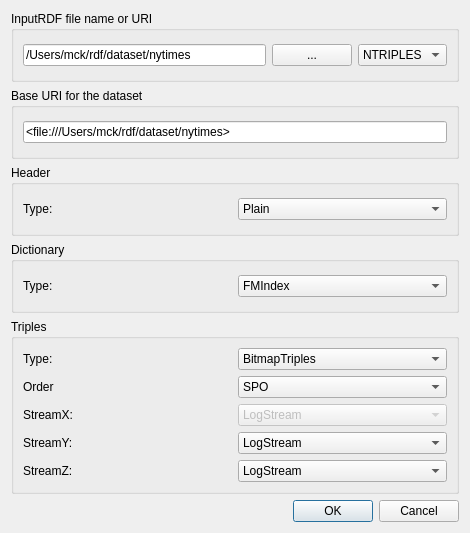
<?xml version="1.0" encoding="UTF-8"?>
<ui version="4.0">
 <class>HDTSpecForm</class>
 <widget class="QDialog" name="HDTSpecForm">
  <property name="windowModality">
   <enum>Qt::WindowModal</enum>
  </property>
  <property name="enabled">
   <bool>true</bool>
  </property>
  <property name="geometry">
   <rect>
    <x>0</x>
    <y>0</y>
    <width>470</width>
    <height>533</height>
   </rect>
  </property>
  <property name="windowTitle">
   <string>Import RDF File to HDT</string>
  </property>
  <layout class="QVBoxLayout" name="verticalLayout_2">
   <item>
    <layout class="QVBoxLayout" name="verticalLayout">
     <item>
      <widget class="QGroupBox" name="groupBox">
       <property name="title">
        <string>InputRDF file name or URI</string>
       </property>
       <layout class="QHBoxLayout" name="horizontalLayout">
        <item>
         <widget class="QLineEdit" name="rdfInputFile">
          <property name="text">
           <string>/Users/mck/rdf/dataset/nytimes</string>
          </property>
         </widget>
        </item>
        <item>
         <widget class="QPushButton" name="inputFileButton">
          <property name="text">
           <string>...</string>
          </property>
         </widget>
        </item>
        <item>
         <widget class="QComboBox" name="rdfInputCombo">
          <item>
           <property name="text">
            <string>NTRIPLES</string>
           </property>
          </item>
          <item>
           <property name="text">
            <string>N3</string>
           </property>
          </item>
          <item>
           <property name="text">
            <string>TURTLE</string>
           </property>
          </item>
          <item>
           <property name="text">
            <string>RDF-XML</string>
           </property>
          </item>
         </widget>
        </item>
       </layout>
      </widget>
     </item>
     <item>
      <widget class="QGroupBox" name="baseUriGroup">
       <property name="title">
        <string>Base URI for the dataset</string>
       </property>
       <layout class="QHBoxLayout" name="horizontalLayout_2">
        <item>
         <widget class="QLineEdit" name="baseUriText">
          <property name="text">
           <string>&lt;file:///Users/mck/rdf/dataset/nytimes&gt;</string>
          </property>
         </widget>
        </item>
       </layout>
      </widget>
     </item>
     <item>
      <widget class="QGroupBox" name="headerBox">
       <property name="title">
        <string>Header</string>
       </property>
       <layout class="QGridLayout" name="gridLayout_3">
        <item row="1" column="1">
         <widget class="QComboBox" name="headerTypeCombo">
          <item>
           <property name="text">
            <string>Plain</string>
           </property>
          </item>
         </widget>
        </item>
        <item row="1" column="0">
         <widget class="QLabel" name="headerTypeLabel">
          <property name="text">
           <string>Type:</string>
          </property>
         </widget>
        </item>
       </layout>
      </widget>
     </item>
     <item>
      <widget class="QGroupBox" name="dictionaryBox">
       <property name="title">
        <string>Dictionary</string>
       </property>
       <layout class="QGridLayout" name="gridLayout_2">
        <item row="0" column="0">
         <widget class="QLabel" name="labelDictionaryType">
          <property name="sizePolicy">
           <sizepolicy hsizetype="Expanding" vsizetype="Preferred">
            <horstretch>0</horstretch>
            <verstretch>0</verstretch>
           </sizepolicy>
          </property>
          <property name="text">
           <string>Type:</string>
          </property>
         </widget>
        </item>
        <item row="0" column="1">
         <widget class="QComboBox" name="dictionaryTypeCombo">
          <property name="sizePolicy">
           <sizepolicy hsizetype="Expanding" vsizetype="Fixed">
            <horstretch>0</horstretch>
            <verstretch>0</verstretch>
           </sizepolicy>
          </property>
          <item>
           <property name="text">
            <string>FMIndex</string>
           </property>
          </item>
          <item>
           <property name="text">
            <string>Plain Front Coding</string>
           </property>
          </item>
          <item>
           <property name="text">
            <string>Plain</string>
           </property>
          </item>
         </widget>
        </item>
       </layout>
      </widget>
     </item>
     <item>
      <widget class="QGroupBox" name="triplesBox">
       <property name="title">
        <string>Triples</string>
       </property>
       <layout class="QGridLayout" name="gridLayout">
        <item row="0" column="0">
         <widget class="QLabel" name="triplesTypeLabel">
          <property name="text">
           <string>Type:</string>
          </property>
         </widget>
        </item>
        <item row="0" column="1">
         <widget class="QComboBox" name="triplesTypeCombo">
          <item>
           <property name="text">
            <string>BitmapTriples</string>
           </property>
          </item>
          <item>
           <property name="text">
            <string>TriplesList</string>
           </property>
          </item>
          <item>
           <property name="text">
            <string>PlainTriples</string>
           </property>
          </item>
          <item>
           <property name="text">
            <string>CompactTriples</string>
           </property>
          </item>
         </widget>
        </item>
        <item row="1" column="1">
         <widget class="QComboBox" name="triplesOrderCombo">
          <item>
           <property name="text">
            <string>SPO</string>
           </property>
          </item>
          <item>
           <property name="text">
            <string>SOP</string>
           </property>
          </item>
          <item>
           <property name="text">
            <string>PSO</string>
           </property>
          </item>
          <item>
           <property name="text">
            <string>POS</string>
           </property>
          </item>
          <item>
           <property name="text">
            <string>OSP</string>
           </property>
          </item>
          <item>
           <property name="text">
            <string>OPS</string>
           </property>
          </item>
         </widget>
        </item>
        <item row="1" column="0">
         <widget class="QLabel" name="triplesOrderLabel">
          <property name="text">
           <string>Order</string>
          </property>
         </widget>
        </item>
        <item row="2" column="1">
         <widget class="QComboBox" name="streamXcombo">
          <property name="enabled">
           <bool>false</bool>
          </property>
          <item>
           <property name="text">
            <string>LogStream</string>
           </property>
          </item>
          <item>
           <property name="text">
            <string>IntegerStream</string>
           </property>
          </item>
          <item>
           <property name="text">
            <string>HuffmanStream</string>
           </property>
          </item>
         </widget>
        </item>
        <item row="3" column="1">
         <widget class="QComboBox" name="streamYcombo">
          <item>
           <property name="text">
            <string>LogStream</string>
           </property>
          </item>
          <item>
           <property name="text">
            <string>IntegerStream</string>
           </property>
          </item>
          <item>
           <property name="text">
            <string>HuffmanStream</string>
           </property>
          </item>
         </widget>
        </item>
        <item row="4" column="1">
         <widget class="QComboBox" name="streamZcombo">
          <item>
           <property name="text">
            <string>LogStream</string>
           </property>
          </item>
          <item>
           <property name="text">
            <string>IntegerStream</string>
           </property>
          </item>
          <item>
           <property name="text">
            <string>HuffmanStream</string>
           </property>
          </item>
         </widget>
        </item>
        <item row="2" column="0">
         <widget class="QLabel" name="streamXlabel">
          <property name="text">
           <string>StreamX:</string>
          </property>
         </widget>
        </item>
        <item row="3" column="0">
         <widget class="QLabel" name="streamYlabel">
          <property name="text">
           <string>StreamY:</string>
          </property>
         </widget>
        </item>
        <item row="4" column="0">
         <widget class="QLabel" name="streamZlabel">
          <property name="text">
           <string>StreamZ:</string>
          </property>
         </widget>
        </item>
       </layout>
      </widget>
     </item>
    </layout>
   </item>
   <item>
    <widget class="QDialogButtonBox" name="buttonBox">
     <property name="orientation">
      <enum>Qt::Horizontal</enum>
     </property>
     <property name="standardButtons">
      <set>QDialogButtonBox::Cancel|QDialogButtonBox::Ok</set>
     </property>
    </widget>
   </item>
  </layout>
 </widget>
 <resources/>
 <connections>
  <connection>
   <sender>buttonBox</sender>
   <signal>accepted()</signal>
   <receiver>HDTSpecForm</receiver>
   <slot>accept()</slot>
   <hints>
    <hint type="sourcelabel">
     <x>248</x>
     <y>254</y>
    </hint>
    <hint type="destinationlabel">
     <x>157</x>
     <y>274</y>
    </hint>
   </hints>
  </connection>
  <connection>
   <sender>buttonBox</sender>
   <signal>rejected()</signal>
   <receiver>HDTSpecForm</receiver>
   <slot>reject()</slot>
   <hints>
    <hint type="sourcelabel">
     <x>316</x>
     <y>260</y>
    </hint>
    <hint type="destinationlabel">
     <x>286</x>
     <y>274</y>
    </hint>
   </hints>
  </connection>
 </connections>
</ui>
